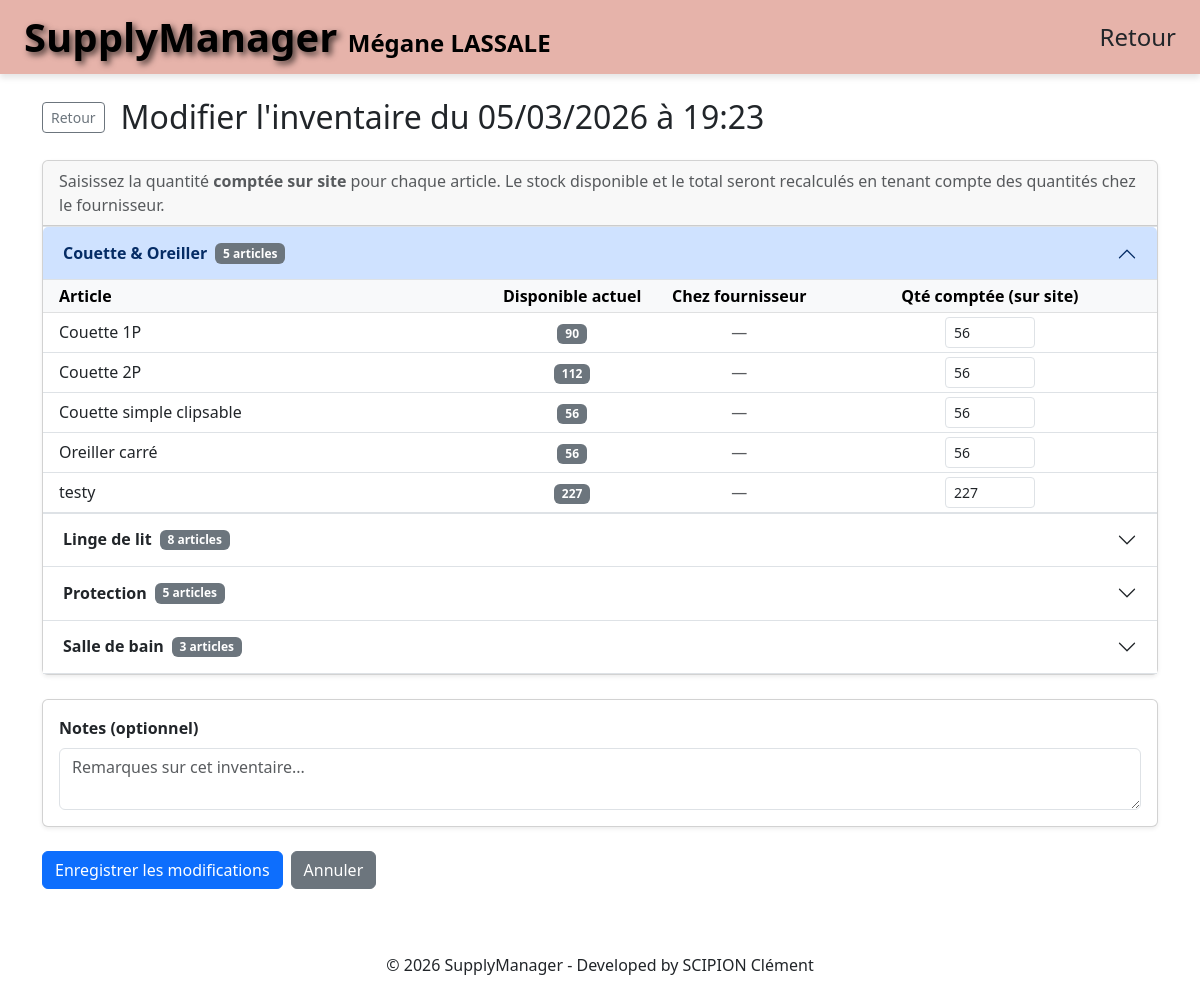
/change-inventory/1/ (signed in), run on the app's committed database.
### authentication/models.py (models this page shows, shortened)
class User(AbstractUser):
    username = models.CharField(
        max_length=150,
        unique=True,
        validators=[UsernameWithSpacesValidator()],
        error_messages={
            'unique': "Un utilisateur avec ce nom existe déjà.",
        },
    )
    objects = UserManager()
    ADMIN = 'ADMIN'
    DIRECTOR = 'DIRECTOR'
    CREW = 'CREW'
    ROLE_CHOICES = [
        (ADMIN, 'Admin'),
        (DIRECTOR, 'Responsable'),
        (CREW, 'Équipe'),
    ]
    role = models.CharField(max_length=15, choices=ROLE_CHOICES, default=CREW)
    still_active = models.BooleanField(default=True)
    created_by = models.ForeignKey(
        settings.AUTH_USER_MODEL,
        on_delete=models.SET_NULL,
        null=True,
        blank=True,
        related_name='created_users'
    )
    revoked_by = models.ForeignKey(
        settings.AUTH_USER_MODEL,
        on_delete=models.SET_NULL,
        null=True,
        blank=True,
        related_name='revoked_users'
    )
    date_start_contract = models.DateField(
        null=True,
        blank=True,
        verbose_name="Date début contrat"
    )
    date_end_contract = models.DateField(
        null=True,
        blank=True,
        verbose_name="Date fin contrat"
    )
    class Meta:
        verbose_name = "Utilisateur"
        verbose_name_plural = "Utilisateurs"
        indexes = [
            models.Index(fields=['role'], name='user_role_idx'),
            models.Index(fields=['still_active'], name='user_active_idx'),
            models.Index(fields=['date_end_contract'],
                         name='user_end_contract_idx'),
            models.Index(
                fields=['role', 'still_active'],
                name='user_role_active_idx'
            ),
            models.Index(
                fields=['role', 'date_end_contract'],
                name='user_role_contract_idx'
            ),
        ]

### supply/models.py (models this page shows, shortened)
class Inventory(models.Model):
    created_at = models.DateTimeField(auto_now_add=True)
    created_by = models.ForeignKey(
        'authentication.User',
        on_delete=models.SET_NULL,
        null=True,
        related_name='inventories'
    )
    notes = models.CharField(max_length=500, blank=True)
    class Meta:
        verbose_name = "Inventaire"
        verbose_name_plural = "Inventaires"
        ordering = ['-created_at']

class ItemsCategory(models.Model):
    name = models.CharField(max_length=100, unique=True)
    class Meta:
        verbose_name_plural = "Categories"

class Item(models.Model):
    name = models.CharField(max_length=255)
    category = models.ForeignKey(
        ItemsCategory,
        on_delete=models.CASCADE,
        related_name='items'
    )
    suppliers = models.ManyToManyField(
        'supplier.Supplier',
        related_name='items',
        blank=True
    )
    total_quantity = models.PositiveIntegerField(default=0)
    outside_quantity = models.PositiveIntegerField(default=0)
    available_quantity = models.PositiveIntegerField(default=0)
    excess_quantity = models.PositiveIntegerField(
        default=0,
        help_text="Quantité excédentaire"
    )
    information = models.CharField(max_length=255, blank=True, null=True)
    created_by = models.ForeignKey(
        'authentication.User',
        on_delete=models.SET_NULL,
        null=True
    )
    is_available = models.BooleanField(default=True)
    created_at = models.DateTimeField(auto_now_add=True)
    updated_at = models.DateTimeField(auto_now=True)
    stock_entry_date = models.DateField(blank=True, null=True)
    last_inventory_quantity = models.PositiveIntegerField(
        default=0,
        help_text="Quantité lors du dernier inventaire"
    )
    last_inventory_date = models.DateTimeField(
        null=True,
        blank=True,
        help_text="Date du dernier inventaire"
    )
    class Meta:
        verbose_name = "Article"
        verbose_name_plural = "Articles"
        ordering = ['name']
        indexes = [
            models.Index(fields=['available_quantity'],
                         name='item_avail_qty_idx'),
            models.Index(fields=['outside_quantity'], name='item_out_qty_idx'),
            models.Index(fields=['excess_quantity'],
                         name='item_excess_qty_idx'),
            models.Index(fields=['is_available'], name='item_is_avail_idx'),
            models.Index(fields=['category', 'name'],
                         name='item_cat_name_idx'),
            models.Index(fields=['-created_at'], name='item_created_idx'),
        ]

### core/views/inventory.py (the view)
@login_required
@role_required(['ADMIN', 'DIRECTOR'])
def change_inventory(request, inventory_id):
    from supply.models import Inventory
    inventory = Inventory.objects.prefetch_related(
        'entries__item__category'
    ).get(pk=inventory_id)
    entry_map = {
        e.item_id: (e.counted_quantity, e.outside_quantity_snapshot)
        for e in inventory.entries.all()
    }
    all_items = Item.objects.filter(
        is_available=True
    ).select_related('category').order_by('category__name', 'name')
    items_by_category = defaultdict(list)
    for item in all_items:
        cat = item.category.name if item.category else "Sans catégorie"
        if item.id in entry_map:
            counted, outside = entry_map[item.id]
        else:
            counted = item.available_quantity
            outside = item.outside_quantity
        items_by_category[cat].append((item, counted, outside))
    if request.method == 'POST':
        form = ChangeInventoryForm(request.POST)
        if form.is_valid():
            form.save(inventory)
            messages.success(
                request,
                f'Inventaire du {inventory.created_at.strftime("%d/%m/%Y %H:%M")} '
                f'mis à jour.'
            )
            return redirect('supplies_management')
    else:
        form = ChangeInventoryForm(initial={'notes': inventory.notes})
    return render(request, 'change_inventory.html', {
        'inventory': inventory,
        'items_by_category': dict(items_by_category),
        'form': form,
    })

### core/forms.py (shortened to what this page needs)
class ChangeInventoryForm(ItemsDataValidationMixin, forms.Form):
    items_data = forms.CharField(widget=forms.HiddenInput())
    notes = forms.CharField(
        required=False,
        widget=forms.Textarea(attrs={'class': 'form-control', 'rows': 2})
    )

### core/templates/change_inventory.html (shortened to what this page needs)
{% extends 'base_sensible_form.html' %}
{% load static %}
{% block content %}
<main class="container mt-4 mb-5">
    <div class="d-flex align-items-center mb-4 gap-3">
        <a href="{% url 'supplies_management' %}" class="btn btn-outline-secondary btn-sm">
             Retour
        </a>
        <h2 class="mb-0">
            Modifier l'inventaire du {{ inventory.created_at|date:"d/m/Y à H:i" }}
        </h2>
    </div>
    <form method="post" id="changeInventoryForm" novalidate>
        <div class="card shadow-sm mb-4">
            <div class="card-header">
                <p class="mb-0 text-muted">
                    Saisissez la quantité <strong>comptée sur site</strong> pour chaque article.
                    Le stock disponible et le total seront recalculés en tenant compte des quantités chez le fournisseur.
                </p>
            </div>
            <div class="card-body p-0">
                <div class="accordion" id="inventoryAccordion">
                    {% for category_name, cat_items in items_by_category.items %}
                    {% with forloop.counter as cat_idx %}
                    <div class="accordion-item rounded-0 border-start-0 border-end-0">
                        <h2 class="accordion-header" id="invHead{{ cat_idx }}">
                            <button class="accordion-button {% if not forloop.first %}collapsed{% endif %}"
                                    type="button"
                                    data-bs-toggle="collapse"
                                    data-bs-target="#invBody{{ cat_idx }}"
                                    aria-expanded="{% if forloop.first %}true{% else %}false{% endif %}"
                                    aria-controls="invBody{{ cat_idx }}">
                                <strong>{{ category_name }}</strong>
                                <span class="ms-2 badge bg-secondary">
                                    {{ cat_items|length }} article{{ cat_items|length|pluralize }}
                                </span>
                            </button>
                        </h2>
                        <div id="invBody{{ cat_idx }}"
                             class="accordion-collapse collapse {% if forloop.first %}show{% endif %}"
                             aria-labelledby="invHead{{ cat_idx }}"
                             data-bs-parent="#inventoryAccordion">
                            <div class="accordion-body p-0">
                                <table class="table table-sm table-hover mb-0 align-middle">
                                    <thead class="table-light">
                                        <tr>
                                            <th class="ps-3" style="width:40%">Article</th>
                                            <th class="text-center" style="width:15%">Disponible actuel</th>
                                            <th class="text-center" style="width:15%">Chez fournisseur</th>
                                            <th class="text-center" style="width:30%">Qté comptée (sur site)</th>
                                        </tr>
                                    </thead>
                                    <tbody>
                                        {% for item, counted_qty, outside_qty in cat_items %}
                                        <tr>
                                            <td class="ps-3">{{ item.name }}</td>
                                            <td class="text-center">
                                                <span class="badge bg-secondary">{{ item.available_quantity }}</span>
                                            </td>
                                            <td class="text-center">
                                                {% if outside_qty > 0 %}
                                                <span class="badge bg-warning text-dark">{{ outside_qty }}</span>
                                                {% else %}
                                                <span class="text-muted">—</span>
                                                {% endif %}
                                            </td>
                                            <td class="text-center">
                                                <input type="number"
                                                       class="form-control form-control-sm inventory-qty-input mx-auto"
                                                       data-item-id="{{ item.id }}"
                                                       data-item-name="{{ item.name }}"
                                                       value="{{ counted_qty }}"
                                                       min="0"
                                                       style="width:90px;">
                                            </td>
                                        </tr>
                                        {% endfor %}
                                    </tbody>
                                </table>
                            </div>
                        </div>
                    </div>
                    {% endwith %}
                    {% endfor %}
                </div>
            </div>
        </div>
        <div class="card shadow-sm mb-4">
            <div class="card-body">
                <label for="notesField" class="form-label fw-semibold">Notes (optionnel)</label>
                <textarea class="form-control" id="notesField" name="notes" rows="2"
                          placeholder="Remarques sur cet inventaire...">{{ form.initial.notes }}</textarea>
            </div>
        </div>
        <div class="d-flex gap-2">
            <button type="submit" class="btn btn-primary">
                 Enregistrer les modifications
            </button>
            <a href="{% url 'supplies_management' %}" class="btn btn-secondary">
                Annuler
            </a>
        </div>
    </form>
</main>
{% endblock %}

### LaundryWatcher/templates/base_sensible_form.html (shortened to what this page needs)
{% load static %}
<!DOCTYPE html>
<html lang="fr">
<head>
    <link href="https://cdn.jsdelivr.net/npm/bootstrap@5.3.0/dist/css/bootstrap.min.css" rel="stylesheet">
    <link rel="stylesheet" href="{% static 'css/styles.css' %}">
</head>
<body>
    {% if user.is_authenticated %}
    <nav class="navbar navbar-expand-lg navbar-light sticky-top shadows-sm py-2"
        style="background-color: rgb(230, 179, 170); box-shadow: 0 4px 6px rgba(0, 0, 0, 0.1);">
        <div class="container-fluid px-4">
            <a class="navbar-brand d-none d-lg-block" href="{% url 'dashboard' %}">
                <h1 class="display-6 fw-bolder text-black mb-0"
                style="text-shadow: 3px 3px 6px rgba(0, 0, 0, 0.7);">
                SupplyManager
<span class="text-black fs-4 mb-0" style="text-shadow: none;">{{ user.username }}</span>
                </h1>
            </a>
                <div class="collapse navbar-collapse justify-content-end" id="navbarNav">
                    <a class="nav-link fs-4" href="javascript:history.back()">Retour</a>
        </div>
    </nav>
    {% endif %}
    <main>
        {% block content %}
        {% endblock %}
    </main>
    <footer>
        <p>&copy; 2026 SupplyManager - Developed by SCIPION Clément</p>
    </footer>
</body>
</html>

### LaundryWatcher/templates/base_sensible_form.html (style rules this page uses)
body { min-height: 100vh; display: flex; flex-direction: column; }
main { flex: 1; }
footer { margin-top: auto; padding: 1rem 0; text-align: center; }

### data on the page
User: username "Mégane LASSALE"
Inventory: created_at "05/03/2026 à 19:23"
ItemsCategory: items_by_category "Couette & Oreiller"
Item: name "Couette 1P", available_quantity "90", id "56"
Item: name "Couette 2P", available_quantity "112", id "56"
Item: name "Couette simple clipsable", available_quantity "56", id "56"
Item: name "Oreiller carré", available_quantity "56", id "56"
Item: name "testy", available_quantity "227", id "227"
ItemsCategory: items_by_category "Linge de lit"
ItemsCategory: items_by_category "Protection"
ItemsCategory: items_by_category "Salle de bain"

### other printed values
{{ cat_items|length }} "5" "8" "5" "3"
